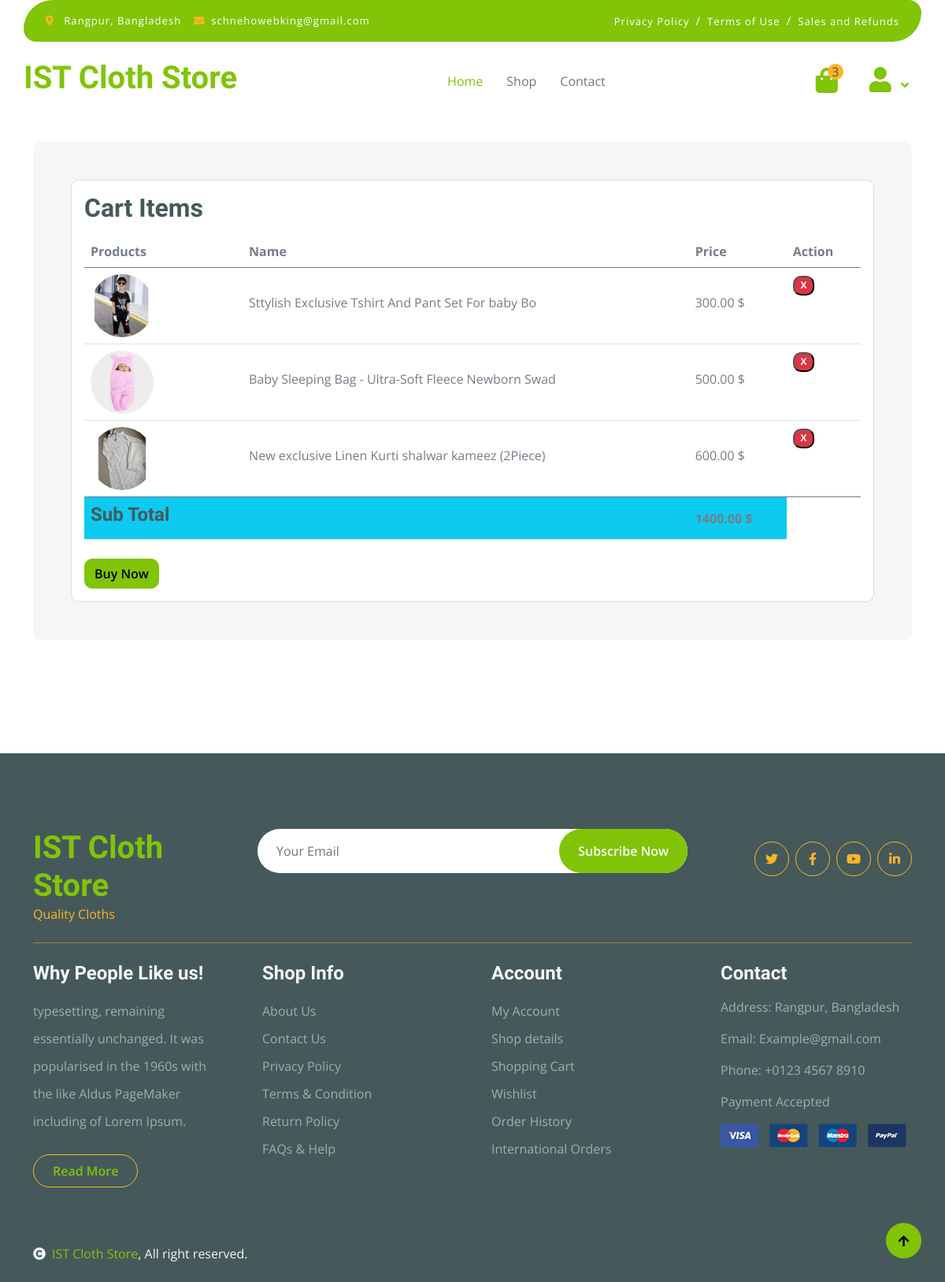
The page /cart/view_cart/ (signed in) on the database as committed earlier.
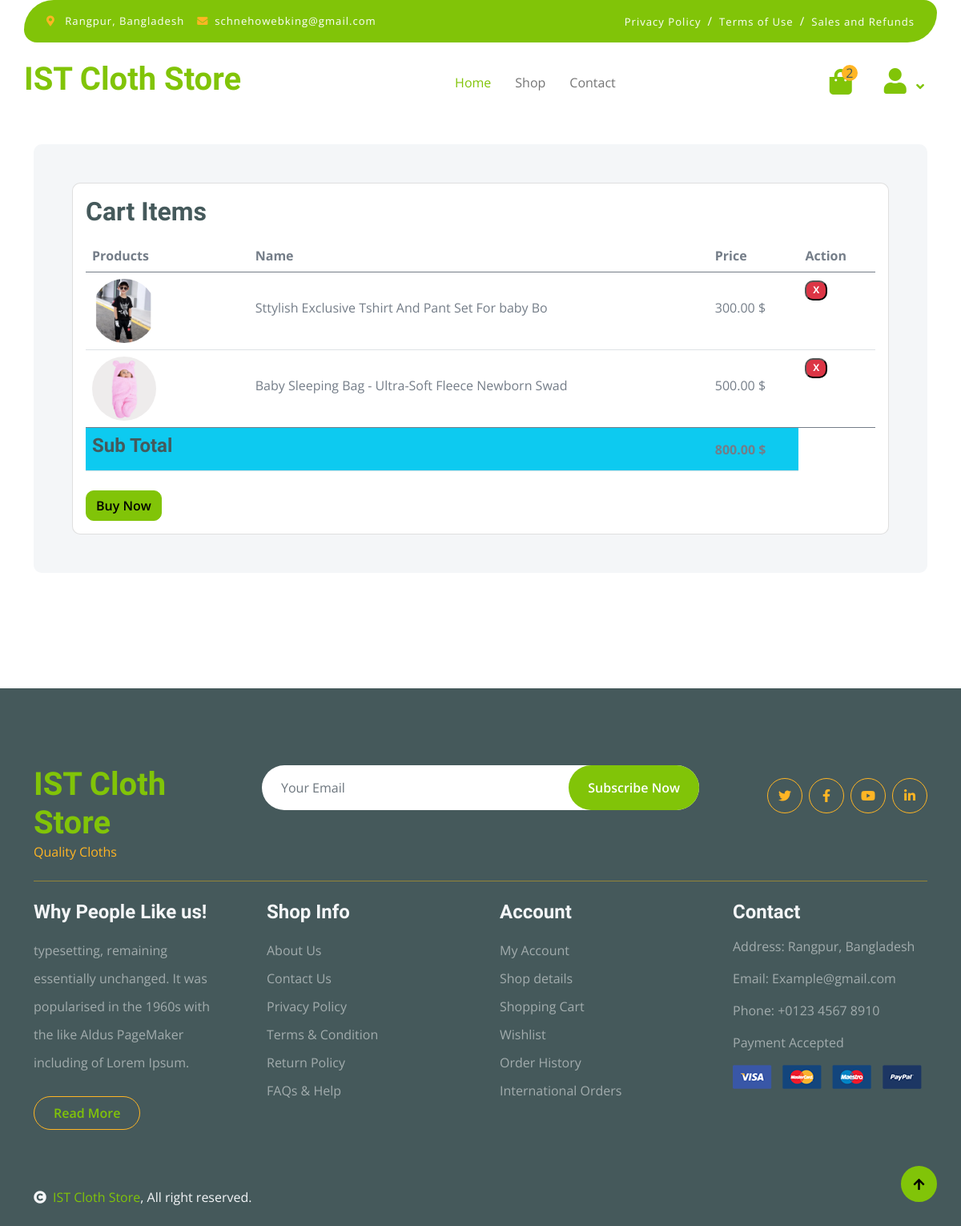
The same page on the database as committed later.
### cart/models.py (models this page shows)
class CartItem(models.Model):
    cart = models.ForeignKey(Cart, on_delete=models.CASCADE)
    product = models.ForeignKey(Product, on_delete=models.CASCADE)
    quantity = models.IntegerField(default=1)
    def get_subtotal(self):
        return self.product.price * self.quantity
    def __str__(self) -> str:
        return f'{self.cart.user.first_name}\'s cart Items'

### products/models.py (models this page shows, shortened)
class Product(models.Model):
    name = models.CharField(max_length=50)
    price = models.DecimalField(max_digits=10, decimal_places=2)
    quantity = models.IntegerField()
    description = models.TextField()
    category = models.ForeignKey(Category, on_delete=models.CASCADE)
    size = models.ForeignKey(Size, on_delete=models.CASCADE)
    color = models.ForeignKey(Color, on_delete=models.CASCADE)
    image = models.ImageField(upload_to="products/media/", blank=True, null=True)

### cart/views.py (the view)
# urls.py: path('view_cart/', views.view_cart, name='view_cart'),
@login_required
def view_cart(request):
    user = request.user
    cart, created = Cart.objects.get_or_create(user=user)
    cart_items = cart.cartitem_set.all()
    total_subtotal = sum(item.get_subtotal() for item in cart_items)
    print(cart_items)
    return render(request, 'cart/view_cart.html', {'cart_items': cart_items, 'cart': cart, 'total_subtotal': total_subtotal})

### cart/templates/cart/view_cart.html (shortened to what this page needs)
{% extends 'base.html' %}
{% load static %}
{% block content %}
        <div class="container-fluid contact py-5">
            <div class="container py-5">
                <div class="p-5 bg-light rounded">
                    {% include 'messages.html' %}
                    <div class="row g-4">
                        <div class="col-lg-12">
                            <div class="card">
                                <div class="card-body">
                                    <div class=" d-flex row g-2">
                                        <h2>Cart Items</h2>
                                        <div class="table-responsive">
                                            <table class="table">
                                                <thead>
                                                    <tr>
                                                        <th scope="col">Products</th>
                                                        <th scope="col">Name</th>
                                                        <th scope="col">Price</th>
                                                        <th scope="col">Action</th>
                                                    </tr>
                                                </thead>
                                                <tbody>
                                                    {% if cart_items %}
                                                    {% for product in cart_items %}
                                                    <tr>
                                                        <th scope="row">
                                                            <div class="d-flex align-items-center">
                                                                <img src="{{product.product.image.url}}" class="img-fluid me-5 rounded-circle" style="width: 80px; height: 80px;" alt="{{product.product.name}}">
                                                            </div>
                                                        </th>
                                                        <td>
                                                            <p class="mb-0 mt-4">{{product.product.name}}</p>
                                                        </td>
                                                        <td>
                                                            <p class="mb-0 mt-4">{{product.product.price}} $</p>
                                                        </td>
                                                        <td>
                                                            <form action="{% url 'remove_from_cart' product.id %}" method= "POST">
                                                                <button class="badge bg-danger">X</button>
                                                            </form>
                                                        </td>
                                                    </tr>
                                                    {% endfor %}
                                                    {% else %}
                                                    <tr>
                                                        <p>No Products Available</p>
                                                    </tr>
                                                    {% endif %}
                                                </tbody>
                                                <tfoot class="bg-info">
                                                    <tr>
                                                        <th><h4>Sub Total</h4></th>
                                                        <td></td>
                                                        <td><strong>
                                                        {% if cart_items %}
                                                        {{total_subtotal}}
                                                        {% else %}
                                                        0
                                                        {% endif %} $</strong></td>
                                                    </tr>
                                                </tfoot>
                                            </table>
                                        </div>
                                        {% if cart_items %}
                                        <form action="{% url 'cartbuy_product' %}" method="POST">
                                            <button class="btn btn-primary">Buy Now</button>
                                        </form>
                                        {% endif %}
                                    </div>
                                </div>
                            </div>
                        </div>
                    </div>
                </div>
            </div>
        </div>
{% endblock %}

### core/templates/base.html (shortened to what this page needs)
{% load static %}
<!DOCTYPE html>
<html lang="en">
    <head>
        <link rel="stylesheet" href="https://use.fontawesome.com/releases/v5.15.4/css/all.css"/>
        <link href="https://cdn.jsdelivr.net/npm/bootstrap-icons@1.4.1/font/bootstrap-icons.css" rel="stylesheet">
        <link href="{% static 'lib/lightbox/css/lightbox.min.css'%}" rel="stylesheet">
        <link href="{% static 'lib/owlcarousel/assets/owl.carousel.min.css'%}" rel="stylesheet">
        <link href="{% static 'css/bootstrap.min.css'%}" rel="stylesheet">
        <link href="{% static 'css/style.css'%}" rel="stylesheet">
    </head>
    <body>
        <div class="container-fluid fixed-top">
            <div class="container topbar bg-primary d-none d-lg-block">
                <div class="d-flex justify-content-between">
                    <div class="top-info ps-2">
                        <small class="me-3"><i class="fas fa-map-marker-alt me-2 text-secondary"></i> <a href="#" class="text-white">Rangpur, Bangladesh</a></small>
                        <small class="me-3"><i class="fas fa-envelope me-2 text-secondary"></i><a href="#" class="text-white">schnehowebking@gmail.com</a></small>
                    </div>
                    <div class="top-link pe-2">
                        <a href="#" class="text-white"><small class="text-white mx-2">Privacy Policy</small>/</a>
                        <a href="#" class="text-white"><small class="text-white mx-2">Terms of Use</small>/</a>
                        <a href="#" class="text-white"><small class="text-white ms-2">Sales and Refunds</small></a>
                    </div>
                </div>
            </div>
            <div class="container px-0">
                <nav class="navbar navbar-light bg-white navbar-expand-xl">
                    <a href="{% url 'home' %}" class="navbar-brand"><h1 class="text-primary display-6">IST Cloth Store</h1></a>
                    <div class="collapse navbar-collapse bg-white" id="navbarCollapse">
                        <div class="navbar-nav mx-auto">
                            <a href="{% url 'home' %}" class="nav-item nav-link active">Home</a>
                            <a href="{% url 'shop' %}" class="nav-item nav-link">Shop</a>
                            <a href="{% url 'contact' %}" class="nav-item nav-link">Contact</a>
                        </div>
                        <div class="d-flex m-3 me-0">
                            <a href="{% url 'view_cart' %}" class="position-relative me-4 my-auto">
                                <i class="fa fa-shopping-bag fa-2x"></i>
                                {% if request.user.is_authenticated %}
                                    <span class="position-absolute bg-secondary rounded-circle d-flex align-items-center justify-content-center text-dark px-1" style="top: -5px; left: 15px; height: 20px; min-width: 20px;">
                                        {{cart_item_count}}
                                    </span>
                                {% else %}
                                    <span class="position-absolute bg-secondary rounded-circle d-flex align-items-center justify-content-center text-dark px-1" style="top: -5px; left: 15px; height: 20px; min-width: 20px;">0</span>
                                {% endif %}
                            </a>
                            <div class="nav-item dropdown">
                                <a href="#" class="my-auto nav-link dropdown-toggle" data-bs-toggle="dropdown">
                                  <i class="fas fa-user fa-2x"></i>
                                </a>
                            </div>
                        </div>
                    </div>
                </nav>
            </div>
        </div>
        {% block content %}
        {% endblock content %}
        <div class="container-fluid bg-dark text-white-50 footer pt-5 mt-5">
            <div class="container py-5">
                <div class="pb-4 mb-4" style="border-bottom: 1px solid rgba(226, 175, 24, 0.5) ;">
                    <div class="row g-4">
                        <div class="col-lg-3">
                            <a href="#">
                                <h1 class="text-primary mb-0">IST Cloth Store</h1>
                                <p class="text-secondary mb-0">Quality Cloths</p>
                            </a>
                        </div>
                        <div class="col-lg-6">
                            <div class="position-relative mx-auto">
                                <input class="form-control border-0 w-100 py-3 px-4 rounded-pill" type="number" placeholder="Your Email">
                                <button type="submit" class="btn btn-primary border-0 border-secondary py-3 px-4 position-absolute rounded-pill text-white" style="top: 0; right: 0;">Subscribe Now</button>
                            </div>
                        </div>
                        <div class="col-lg-3">
                            <div class="d-flex justify-content-end pt-3">
                                <a class="btn  btn-outline-secondary me-2 btn-md-square rounded-circle" href=""><i class="fab fa-twitter"></i></a>
                                <a class="btn btn-outline-secondary me-2 btn-md-square rounded-circle" href=""><i class="fab fa-facebook-f"></i></a>
                                <a class="btn btn-outline-secondary me-2 btn-md-square rounded-circle" href=""><i class="fab fa-youtube"></i></a>
                                <a class="btn btn-outline-secondary btn-md-square rounded-circle" href=""><i class="fab fa-linkedin-in"></i></a>
                            </div>
                        </div>
                    </div>
                </div>
                <div class="row g-5">
                    <div class="col-lg-3 col-md-6">
                        <div class="footer-item">
                            <h4 class="text-light mb-3">Why People Like us!</h4>
                            <p class="mb-4">typesetting, remaining essentially unchanged. It was
                                popularised in the 1960s with the like Aldus PageMaker including of Lorem Ipsum.</p>
                            <a href="" class="btn border-secondary py-2 px-4 rounded-pill text-primary">Read More</a>
                        </div>
                    </div>
                    <div class="col-lg-3 col-md-6">
                        <div class="d-flex flex-column text-start footer-item">
                            <h4 class="text-light mb-3">Shop Info</h4>
                            <a class="btn-link" href="">About Us</a>
                            <a class="btn-link" href="">Contact Us</a>
                            <a class="btn-link" href="">Privacy Policy</a>
                            <a class="btn-link" href="">Terms & Condition</a>
                            <a class="btn-link" href="">Return Policy</a>
                            <a class="btn-link" href="">FAQs & Help</a>
                        </div>
                    </div>
                    <div class="col-lg-3 col-md-6">
                        <div class="d-flex flex-column text-start footer-item">
                            <h4 class="text-light mb-3">Account</h4>
                            <a class="btn-link" href="">My Account</a>
                            <a class="btn-link" href="">Shop details</a>
                            <a class="btn-link" href="">Shopping Cart</a>
                            <a class="btn-link" href="">Wishlist</a>
                            <a class="btn-link" href="">Order History</a>
                            <a class="btn-link" href="">International Orders</a>
                        </div>
                    </div>
                    <div class="col-lg-3 col-md-6">
                        <div class="footer-item">
                            <h4 class="text-light mb-3">Contact</h4>
                            <p>Address: Rangpur, Bangladesh</p>
                            <p>Email: Example@gmail.com</p>
                            <p>Phone: +0123 4567 8910</p>
                            <p>Payment Accepted</p>
                            <img src="img/payment.png" class="img-fluid" alt="">
                        </div>
                    </div>
                </div>
            </div>
        </div>
        <div class="container-fluid copyright bg-dark py-4">
            <div class="container">
                <div class="row">
                    <div class="col-md-6 text-center text-md-start mb-3 mb-md-0">
                        <span class="text-light"><a href="#"><i class="fas fa-copyright text-light me-2"></i>IST Cloth Store</a>, All right reserved.</span>
                    </div>
                </div>
            </div>
        </div>
        <a href="#" class="btn btn-primary border-3 border-primary rounded-circle back-to-top"><i class="fa fa-arrow-up"></i></a>
    </body>
</html>

### core/templates/messages.html (shortened to what this page needs)
<div class="messages">
</div>

Rows that differ between the two databases and show on the page:
removed CartItem: product.image (picture), product.name "New exclusive Linen Kurti shalwar kameez (2Piece)", product.price "600.00"
Other text that changed with them:
{{ cart_item_count }}: "3" → "2"
{{ total_subtotal }}: "1400.00" → "800.00"
